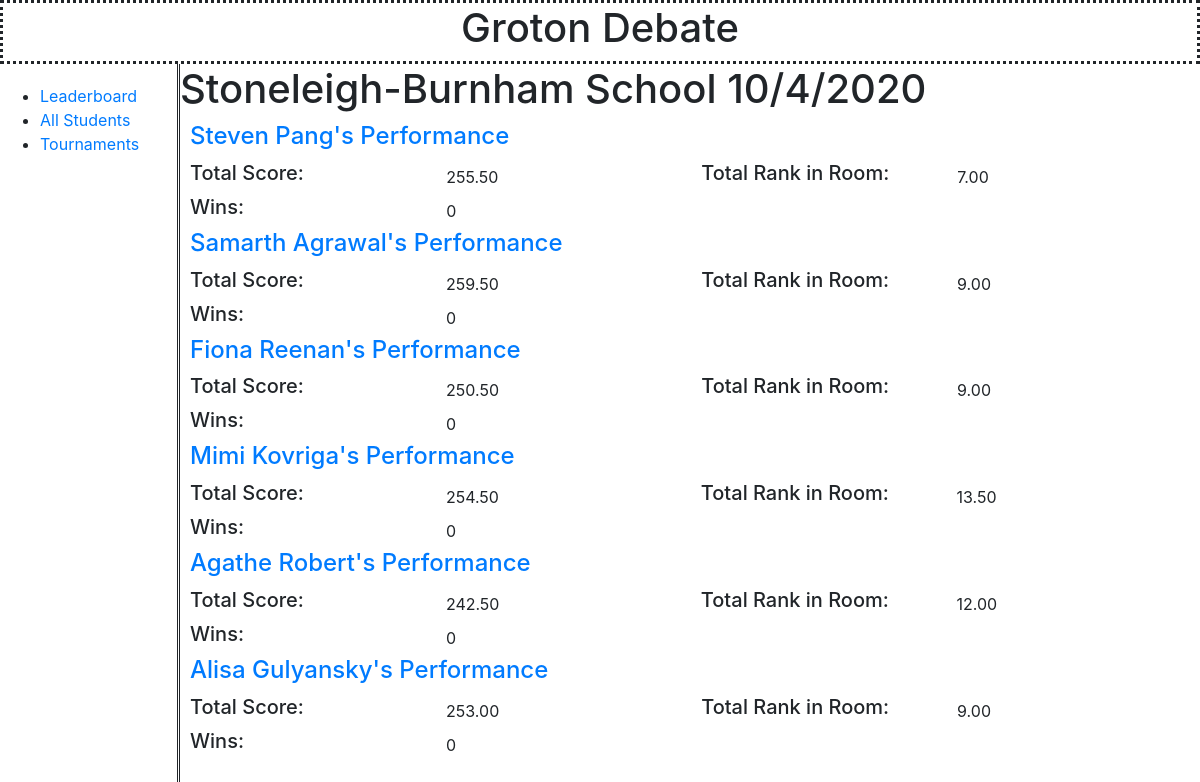
The page /database/tournament/2 on the database its author committed.
### database/models.py (models this page shows, shortened)
class Tournament(models.Model):
	school = models.CharField(max_length = 300)
	date = models.DateField(null = True)
	def __str__(self):
		return self.school + " " + str(self.date.month) + "/" + str(self.date.day) + "/" + str(self.date.year)

class Performance(models.Model):
	student = models.ForeignKey(Student, on_delete = models.DO_NOTHING)
	tournament = models.ForeignKey('Tournament', on_delete = models.DO_NOTHING, null = True)
	def score(self):
		score = 0
		for single_round in Round.objects.filter(performance__pk__exact = self.pk):
			score = score + single_round.score
		return score
	def rank_in_room_total(self):
		total = 0
		for single_round in Round.objects.filter(performance__pk__exact = self.pk):
			total = total + single_round.rank_in_room
		return total
	def wins(self):
		total = 0
		for single_round in Round.objects.filter(performance__pk__exact = self.pk):
			if (single_round.win < 0): #bypass if N.A
				pass
			else:
				total = total + single_round.win
		return total

class Student(models.Model):
	name = models.CharField(max_length = 100, help_text = "Full Name")
	grad_year = models.IntegerField(help_text = "Form e.g '2022'")
	def __str__(self):
		return self.name

class Round(models.Model):
	form = models.ForeignKey("Type", help_text = "Type of competition", on_delete = models.DO_NOTHING, null = True)
	round_number = models.IntegerField()
	division = models.CharField(max_length = 30, help_text = "A, N, or U")
	comment = models.TextField(max_length = 3000, null = True, blank = True)
	win = models.IntegerField(help_text = "0 for loss, 1 for win, -1 for N.A", default = -1)
	rank_in_room = models.DecimalField(decimal_places = 2, max_digits = 10, default = 0)
	score = models.DecimalField(decimal_places = 2, max_digits = 10, default = 0)
	performance = models.ForeignKey(Performance, on_delete = models.DO_NOTHING, null = True)

### database/views.py (the view)
# urls.py: path('tournament/<int:pk>', views.tournament_detail_view, name='tournament-detail'),
def tournament_detail_view(request, pk):
	tournament = get_object_or_404(Tournament, pk = pk)
	performances = Performance.objects.filter(tournament__pk__exact = tournament.pk)
	context = {
		'tournament': tournament,
		'performances': performances,
	}
	return render(request, 'database/tournament_detail.html', context)

### templates/database/tournament_detail.html (shortened to what this page needs)
{% extends 'base.html' %}
	{% block content %}
		<h1>{{tournament}}</h1>
		{% for performance in performances %}
			<table>
				<tr>
					<td class = 'performance-round-box' colspan = 4><a href = "{% url 'performance-detail' performance.pk %}"><h4>{{performance.student}}'s Performance</h4></td></a>
				</tr>
				<tr>
					<td class = 'performance-round-box'><h5>Total Score:</h5></td>
					<td class = 'performance-round-box'><h7>{{performance.score}}</h7></td>
					<td class = 'performance-round-box'><h5>Total Rank in Room:</h5></td>
					<td class = 'performance-round-box'><h7>{{performance.rank_in_room_total}}</h7></td>
				</tr>
				<tr>
					<td class = 'performance-round-box'><h5>Wins:</h5></td>
					<td class = 'performance-round-box'><h7>{{performance.wins}}</h7></td>
				</tr>
			</table>
		{% endfor %}
	{% endblock %}

### database/static/css/styles.css (style rules this page uses)
.performance-round-box { width: 280px; padding-left: 10px; text-align: left; }

### rows shown on the page
Tournament: school+date "Stoneleigh-Burnham School 10/4/2020"
Performance: student "Steven Pang", score "255.50", rank_in_room_total "7.00", wins "0"
Performance: student "Samarth Agrawal", score "259.50", rank_in_room_total "9.00", wins "0"
Performance: student "Fiona Reenan", score "250.50", rank_in_room_total "9.00", wins "0"
Performance: student "Mimi Kovriga", score "254.50", rank_in_room_total "13.50", wins "0"
Performance: student "Agathe Robert", score "242.50", rank_in_room_total "12.00", wins "0"
Performance: student "Alisa Gulyansky", score "253.00", rank_in_room_total "9.00", wins "0"
